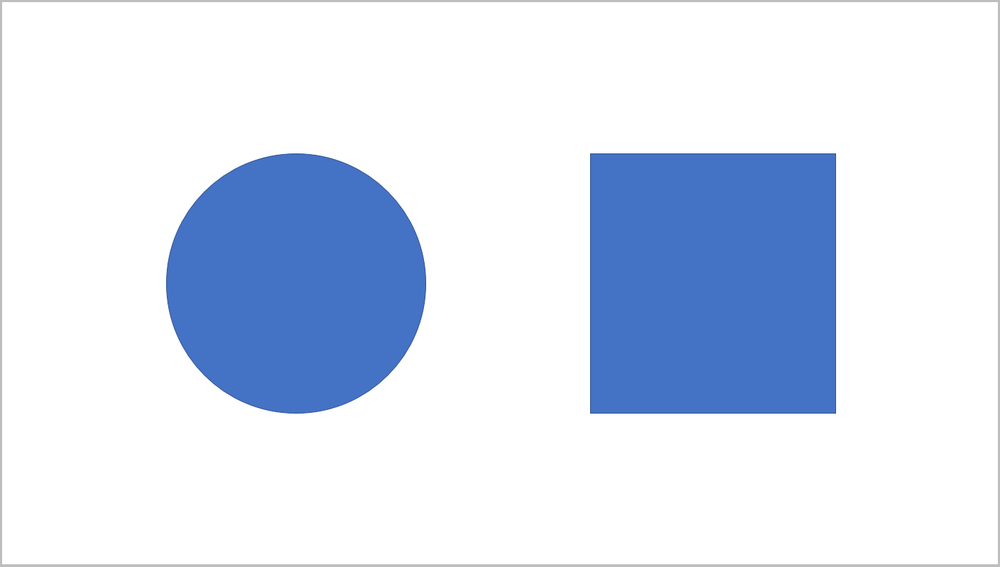
#> input picture P06/shape_img.png, 1000 x 567 px, shrunk from 1415 x 802 before the run
$ python findConturesExample.py
#> lines starting #> are read from the running program, lines starting #| are printed output that depends on the picture; after the words box and inside, x2 and y2 are one past the last pixel; in counts of white or black regions, pixels touching at a corner belong together
import cv2
import numpy as np

def show_img():
    cv2.imshow('image1', img_color)
    cv2.waitKey(0)

#contour base
img_color = cv2.imread('shape_img.png')
#> img_color is the input picture: shape (567, 1000, 3); mean B, G, R 241.8, 224.9, 215.5
img_gray = cv2.cvtColor(img_color, cv2.COLOR_BGR2GRAY)
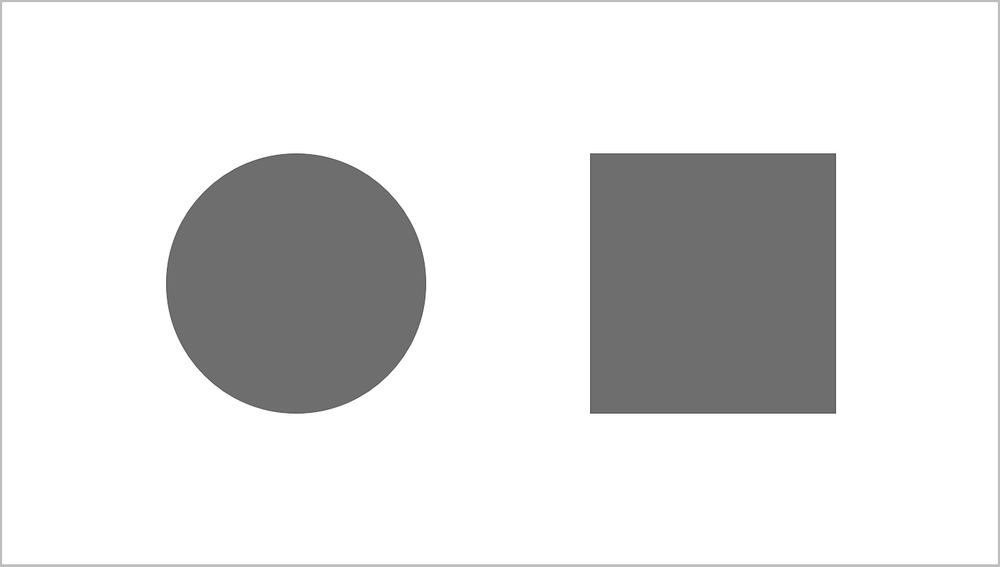
#> img_gray: shape (567, 1000); min 75, max 255, mean 224.1
ret, img_binary = cv2.threshold(img_gray, 127, 255, 0)
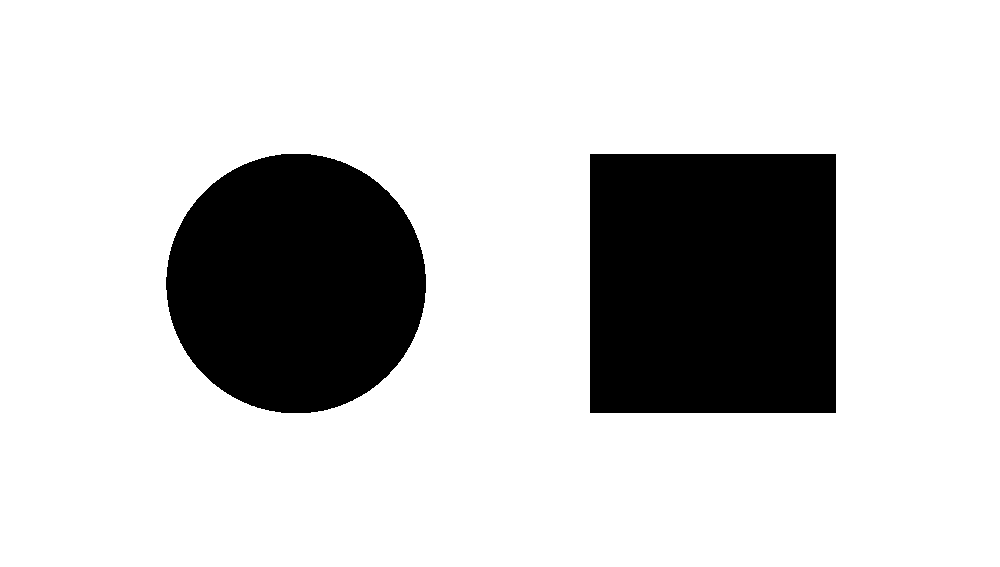
#> img_binary: shape (567, 1000); 79.4% white; 2 black regions
contours, hierarchy = cv2.findContours(img_binary, cv2.RETR_LIST, cv2.CHAIN_APPROX_SIMPLE)
#> contours = 3 contours; box (x1, y1, x2, y2) and area: (0, 0, 1000, 567) 565434, (589, 153, 837, 414) 64218, (165, 153, 427, 414) 53275

cv2.drawContours(img_color, contours, 0, (0,255,0), 3)
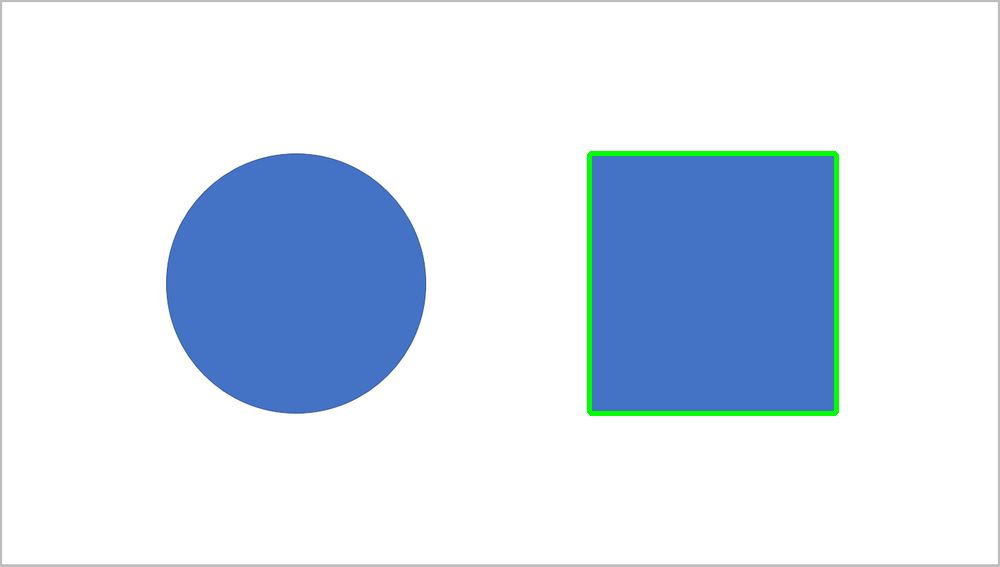
#> img_color: shape (567, 1000, 3); 0.89% of pixels changed, all inside (x1, y1, x2, y2) = (587, 151, 839, 416)

cv2.imshow('image1',img_color)
cv2.waitKey(0)

img_color = cv2.imread('star.jpg')
#> (the run stopped early here; a loop or call above may not have finished)
